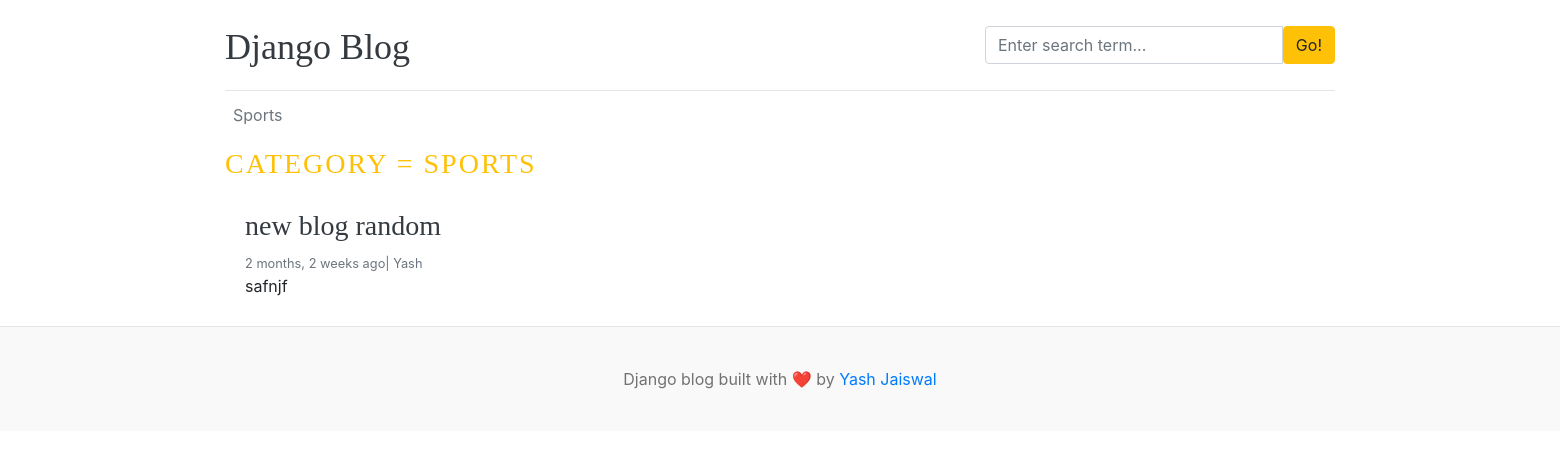
/category/1/, run on an earlier commit of the app's database.
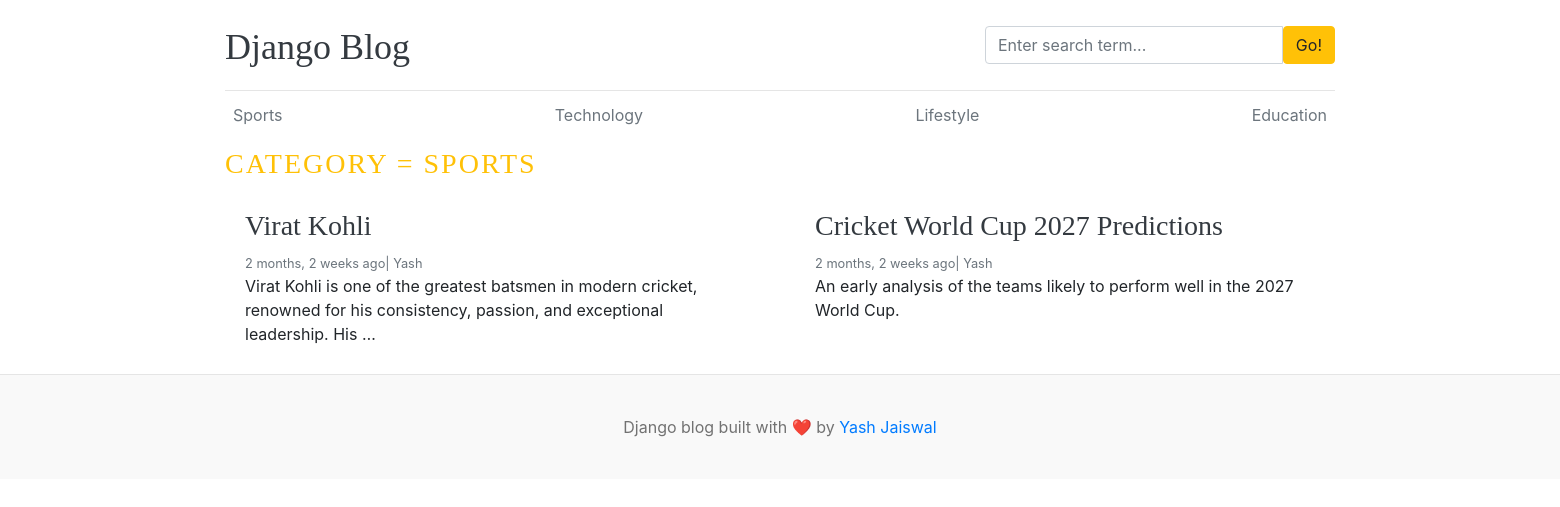
And on a later commit of the database.
### blogs/models.py (models this page shows, shortened)
class Category(models.Model):
    category_name = models.CharField(max_length=50, unique=True)
    created_at =  models.DateTimeField(auto_now_add=True)
    updated_at = models.DateTimeField(auto_now=True)
    class Meta:
        verbose_name_plural = "categories"
    def __str__(self):
        return self.category_name

class Blog(models.Model):
    title = models.CharField(max_length=100)
    slug = models.SlugField(max_length=150, unique=True, blank=True)
    category = models.ForeignKey(Category, on_delete=models.CASCADE)
    author = models.ForeignKey(User, on_delete=models.CASCADE)
    featured_image = models.ImageField(upload_to='uploads/%Y/%m/%d')
    short_description = models.TextField(max_length=500)
    blog_body = models.TextField(max_length=2000)
    status = models.CharField(max_length=20,choices=STATUS_CHOICES,default='Draft')
    is_featured = models.BooleanField(default=False)
    created_at = models.DateTimeField(auto_now_add=True)
    updated_at = models.DateTimeField(auto_now=True)

### blogs/views.py (the view)
# urls.py: path('<int:category_id>/',views.posts_by_category, name='posts_by_catgory')
def posts_by_category(request, category_id):
    posts = Blog.objects.filter(status='Published', category=category_id)
    try:
        category = Category.objects.get(pk=category_id)
    except:
        return redirect('home')
    context = {
        'posts': posts,
        'category':category,
    }
    return render(request,'posts_by_category.html',context)

### blogs/context_processors.py (called while the page is built)
def get_categories(request):
    categories = Category.objects.all()
    return dict(categories=categories)

def get_social_links(request):
    social_links = SocialLink.objects.all()
    return dict(social_links=social_links)

### templates/posts_by_category.html (shortened to what this page needs)
{% extends 'base.html' %}
{% block content %}
<h3 class='text-uppercase text-warning' style="letter-spacing: 2px;">Category = {{category}}</h3>
  <div class="row mb-2">
    {% if posts %}
    {% for post in posts %}
    <div class="col-md-6">
      <div class="card border-0" >
        <div class="card-body">
          <h3><a href="{% url 'blogs' post.slug %}" class="text-dark">{{post.title}}</a></h3>
          <small class="mb-1 text-muted">{{post.created_at | timesince }} ago| {{post.author}}</small>
          <p class="card-text">{{post.short_description | truncatewords:20}}</p>
        </div>
      </div>
    </div>
    {% endfor %}
    {% else %}
    <p>No posts found</p>
    {% endif%}
  </div>
</div>
{% endblock %}

### templates/base.html (shortened to what this page needs)
{% load static %}
<!DOCTYPE html>
<html lang="en">
<head>
    <link href="https://getbootstrap.com/docs/4.0/dist/css/bootstrap.min.css" rel="stylesheet">
    <link href="{% static 'css/blog.css'%}" rel="stylesheet">
  </head>
<body>
    <div class="container">
      <header class="blog-header py-3">
        <div class="row flex-nowrap justify-content-between align-items-center">
          <div class="col-8 pt-1">
            <a class="blog-header-logo text-dark" href="/">Django Blog</a>
          </div>
          <div class="col-4">
            <form action="{% url 'search' %}" method="GET">
              <div class="input-group">
                <input class="form-control" type="text" name="keyword" value="{{ keyword }}" placeholder="Enter search term..." aria-label="Enter search term..." aria-describedby="button-search" />
                <button type="submit" class="btn btn-warning" id="button-search" type="button">Go!</button>
            </div>
            </form>
          </div>
          <div class="col-4 d-flex justify-content-end align-items-center">
          </div>
        </div>
      </header>
      <div class="nav-scroller py-1 mb-2">
        <nav class="nav d-flex justify-content-between">
          {% for cat in categories %}
          <a class="p-2 text-muted" href="{% url 'posts_by_catgory' cat.id %}">{{ cat }}</a>
          {% endfor %}
        </nav>
      </div>
{% block content %}
{% endblock %}
<footer class="blog-footer">
  <p>Django blog built with ❤️ by <a href="#">Yash Jaiswal</a></p>
</footer>
</body>
</html>

### static/css/blog.css (style rules this page uses)
.blog-header { border-bottom: 1px solid #e5e5e5; }
.blog-header-logo { font-family: "Playfair Display", Georgia, "Times New Roman", serif; font-size: 2.25rem; }
h1, h2, h3, h4, h5, h6 { font-family: "Playfair Display", Georgia, "Times New Roman", serif; }
.blog-footer { padding: 2.5rem 0; color: #727272; text-align: center; background-color: #f9f9f9; border-top: .05rem solid #e5e5e5; }
.blog-footer p:last-child { margin-bottom: 0; }

What changed in the data, as far as the page shows it:
added Category: category_name "Technology"
added Category: category_name "Lifestyle"
added Category: category_name "Education"
changed Blog: title "new blog random" → "Virat Kohli"; short_description "safnjf" → "Virat Kohli is one of the greatest batsmen in modern cricket, renowned for his consistency, passion, and exceptional leadership. His …"
added Blog: title "Cricket World Cup 2027 Predictions", created_at "2 months, 2 weeks", author "Yash", short_description "An early analysis of the teams likely to perform well in the 2027 World Cup."
